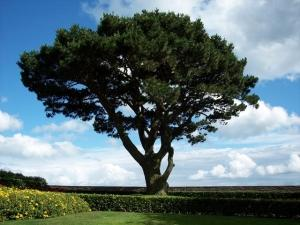
%> input picture Clustering/input/100_0109.png, 300 x 225 px
$ octave --eval "result = edge_test(imread('../../../Clustering/input/100_0109.png'));"   (GNU Octave 9; MATLAB toolbox functions it lacks are replaced by stand-ins)
%> lines starting %> are read from the running program, lines starting %| are printed output that depends on the picture
function mark = edge_test(I)
%UNTITLED2 Summary of this function goes here
%   Detailed explanation goes here
[dimr dimc c]=size(I);
%> dimr = 225; dimc = 300; c = 3
if(c==3)
    Im=rgb2gray(I);
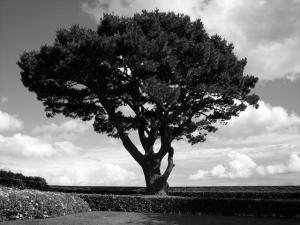
%> Im: size 225x300 uint8; min 0, max 255, mean 110.8
Edge_Dg=edge(Im,'prewitt',0.05);
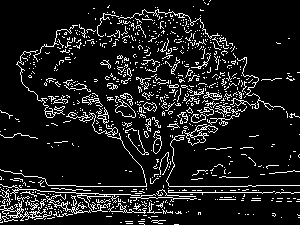
%> Edge_Dg: size 225x300 logical; 10.9% white in thin lines or dots
imshow(Edge_Dg);
mark=sum(sum(Edge_Dg,1),2)/(dimr*dimc);
%> mark = 0.109


end
